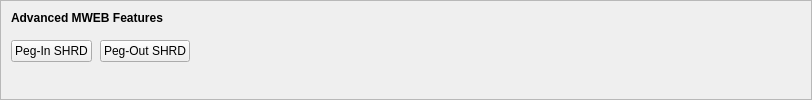
    <widget class="QFrame" name="frameMWEBFeatures">
     <property name="sizePolicy">
      <sizepolicy hsizetype="Expanding" vsizetype="Expanding">
       <horstretch>0</horstretch>
       <verstretch>0</verstretch>
      </sizepolicy>
     </property>
     <property name="maximumSize">
      <size>
       <width>16777215</width>
       <height>16777215</height>
      </size>
     </property>
     <property name="frameShape">
      <enum>QFrame::StyledPanel</enum>
     </property>
     <property name="frameShadow">
      <enum>QFrame::Sunken</enum>
     </property>
     <layout class="QVBoxLayout" name="verticalLayoutMWEBFeatures2">
      <property name="spacing">
       <number>0</number>
      </property>
      <property name="leftMargin">
       <number>0</number>
      </property>
      <property name="topMargin">
       <number>0</number>
      </property>
      <property name="rightMargin">
       <number>0</number>
      </property>
      <property name="bottomMargin">
       <number>6</number>
      </property>
      <item>
       <layout class="QVBoxLayout" name="verticalLayoutMWEBFeatures" stretch="0,0,1">
        <property name="spacing">
         <number>0</number>
        </property>
        <property name="leftMargin">
         <number>10</number>
        </property>
        <property name="topMargin">
         <number>10</number>
        </property>
        <item>
         <layout class="QHBoxLayout" name="horizontalLayoutMWEBFeatures1">
          <property name="bottomMargin">
           <number>15</number>
          </property>
          <item>
           <widget class="QLabel" name="labelMWEBFeatures">
            <property name="sizePolicy">
             <sizepolicy hsizetype="Preferred" vsizetype="Maximum">
              <horstretch>0</horstretch>
              <verstretch>0</verstretch>
             </sizepolicy>
            </property>
            <property name="font">
             <font>
              <weight>75</weight>
              <bold>true</bold>
             </font>
            </property>
            <property name="styleSheet">
             <string notr="true">font-weight:bold;</string>
            </property>
            <property name="text">
             <string>Advanced MWEB Features</string>
            </property>
           </widget>
          </item>
         </layout>
        </item>
        <item>
         <layout class="QHBoxLayout" name="horizontalLayoutMWEBFeatures2" stretch="0,0,0">
          <property name="spacing">
           <number>8</number>
          </property>
          <property name="bottomMargin">
           <number>10</number>
          </property>
          <item>
           <widget class="QPushButton" name="pushButtonMWEBPegIn">
            <property name="styleSheet">
             <string notr="true"/>
            </property>
            <property name="text">
             <string>Peg-In SHRD</string>
            </property>
            <property name="checkable">
             <bool>true</bool>
            </property>
            <property name="autoDefault">
             <bool>false</bool>
            </property>
           </widget>
          </item>
          <item>
           <widget class="QPushButton" name="pushButtonMWEBPegOut">
            <property name="styleSheet">
             <string notr="true"/>
            </property>
            <property name="text">
             <string>Peg-Out SHRD</string>
            </property>
            <property name="checkable">
             <bool>true</bool>
            </property>
            <property name="autoDefault">
             <bool>false</bool>
            </property>
           </widget>
          </item>
          <item>
           <spacer name="horizontalSpacerMWEBFeatures">
            <property name="orientation">
             <enum>Qt::Horizontal</enum>
            </property>
            <property name="sizeHint" stdset="0">
             <size>
              <width>40</width>
              <height>1</height>
             </size>
            </property>
           </spacer>
          </item>
         </layout>
        </item>
        <item>
         <spacer name="verticalSpacerMWEBFeatures">
          <property name="orientation">
           <enum>Qt::Vertical</enum>
          </property>
          <property name="sizeHint" stdset="0">
           <size>
            <width>800</width>
            <height>1</height>
           </size>
          </property>
         </spacer>
        </item>
       </layout>
      </item>
     </layout>
    </widget>
